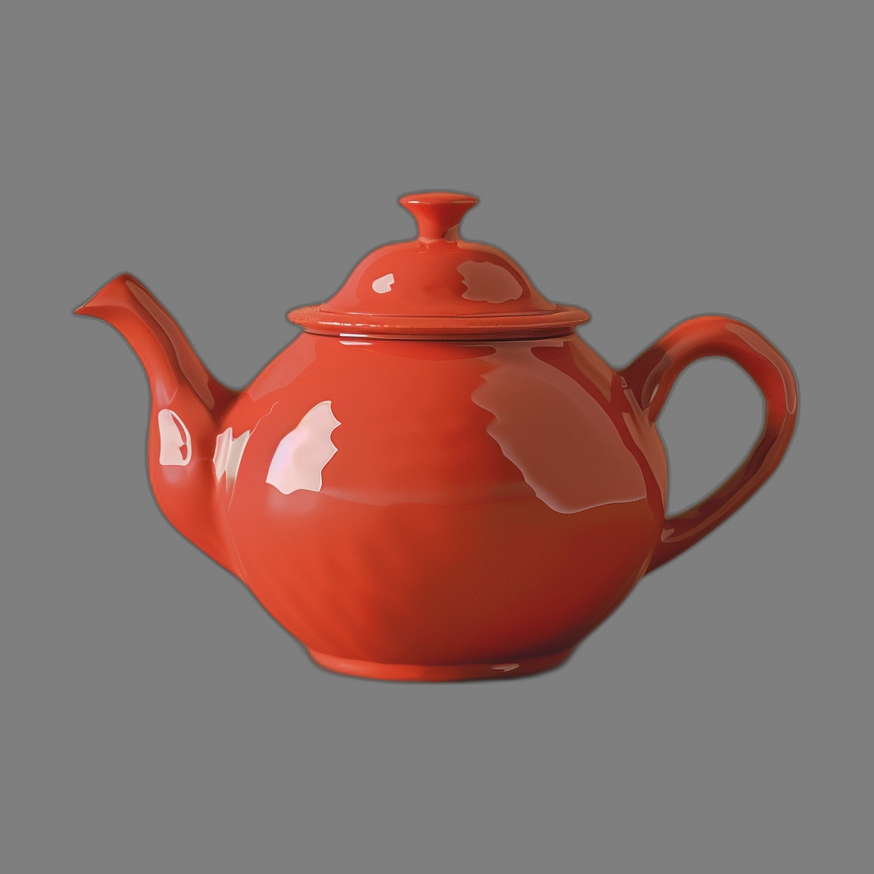
#> input picture examples/concepts/teapot.png, 874 x 874 px
$ python -i delight_pbr.py   (imports and definitions only)
#> lines starting #> are read from the running program, lines starting #| are printed output that depends on the picture; after the words box and inside, x2 and y2 are one past the last pixel; in counts of white or black regions, pixels touching at a corner belong together
#> further down, picture is the input picture: PIL image 874x874 RGB; mean R, G, B 137, 111.8, 107.5
"""Heuristicas PBR e extracao emissive do Forge3D Delight (CPU, 0 VRAM).

Suporta ``cv2`` + ``numpy`` nas venvs de inferencia e fallback Pillow puro.
"""

from __future__ import annotations

import colorsys
import statistics
from collections import deque
from typing import Any

from PIL import Image, ImageFilter

try:  # noqa: SIM105 - opcional no nucleo .venv sem numpy/cv2
    import cv2  # type: ignore[import-not-found]
    import numpy as np  # type: ignore[import-not-found]

    _TEM_CV2 = True
except ImportError:
    cv2 = None
    np = None
    _TEM_CV2 = False


def _mascara_foreground_cv2(arr: Any, alpha_min: int = 200) -> Any:
    """Detecta foreground mesmo em imagem opaca sobre fundo neutro uniforme."""
#> called with alpha_min = 200
    h, w = arr.shape[:2]
#> h = 874; w = 874
    if h <= 0 or w <= 0:
        raise ValueError(f"imagem invalida: {w}x{h}")
    alpha = arr[:, :, 3]
#> alpha: shape (874, 874); every value is 255
    fg = alpha >= alpha_min
#> fg: shape (874, 874) bool; every value is 1
    if int(alpha.min()) < 250:
        return fg

    rgb = arr[:, :, :3]
    c = max(1, min(8, min(h, w) // 16))
#> c = 8
    cantos = np.concatenate(
        [rgb[:c, :c].reshape(-1, 3), rgb[:c, -c:].reshape(-1, 3), rgb[-c:, :c].reshape(-1, 3), rgb[-c:, -c:].reshape(-1, 3)],
        axis=0,
    ).astype(np.float32)
#> cantos = 256 rows, first 8: [127, 127, 127], [127, 127, 127], [127, 127, 127], [127, 127, 127], [127, 127, 127], [127, 127, 127], [127, 127, 127], [127, 127, 127]
    bordas = np.concatenate([rgb[0, :], rgb[-1, :], rgb[:, 0], rgb[:, -1]], axis=0).astype(np.float32)
    bg_rgb = np.median(np.concatenate([cantos, bordas], axis=0), axis=0)
#> bg_rgb = [127, 127, 127]
    if float(np.percentile(np.linalg.norm(cantos - bg_rgb, axis=1), 90)) >= 20.0:
        return fg

    bg_cand = (np.linalg.norm(rgb.astype(np.float32) - bg_rgb, axis=2) < 14.0).astype(np.uint8)
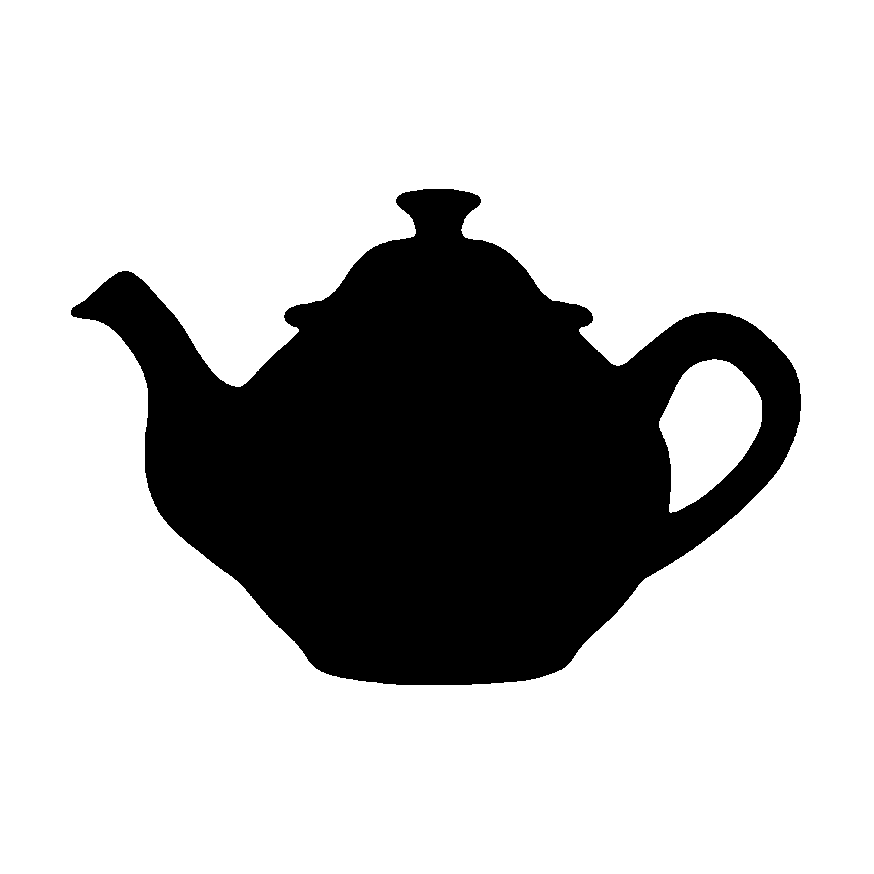
#> bg_cand: shape (874, 874); values 0 (black) and 1 (white), 74.6% white; 1 black region, box (x1, y1, x2, y2) and area: (71, 189, 801, 685) 194029
    n_labels, labels = cv2.connectedComponents(bg_cand, connectivity=4)
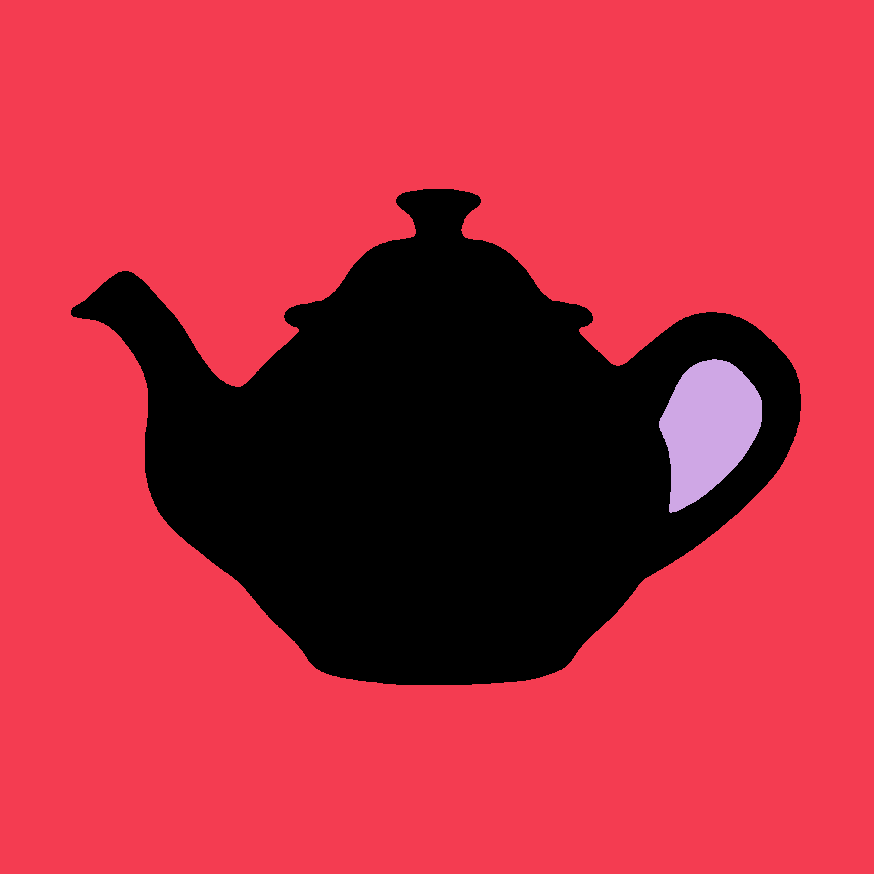
#> labels: shape (874, 874) int32; 3 distinct labels, from 0 to 2; one colour per label, 0 black
#> n_labels = 3
    if n_labels <= 1:
        return fg

    borda_ids = np.unique(np.concatenate([labels[0, :], labels[-1, :], labels[:, 0], labels[:, -1]]))
#> borda_ids = [1]
    borda_ids = borda_ids[borda_ids > 0]
    if len(borda_ids) == 0:
        return fg
    eh_bg_borda = np.zeros(n_labels, dtype=bool)
#> eh_bg_borda = [False, False, False]
    eh_bg_borda[borda_ids] = True
    return fg & (~eh_bg_borda[labels])
#> returned value: shape (874, 874) bool; 26.8% white; 1 white region, box (x1, y1, x2, y2) and area: (71, 189, 801, 685) 204424


# [45 lines left out: function _mascara_foreground_pil, not called in this run]


def _rgb_para_hsv_f32_np(rgb: Any) -> tuple[Any, Any, Any]:
    """Converte RGB uint8 para HSV float32 identico a ``colorsys.rgb_to_hsv``."""
    rf = rgb[:, :, 0].astype(np.float32)
    gf = rgb[:, :, 1].astype(np.float32)
    bf = rgb[:, :, 2].astype(np.float32)
    cmax = np.maximum(np.maximum(rf, gf), bf)
    cmin = np.minimum(np.minimum(rf, gf), bf)
    delta = cmax - cmin
    h_deg = np.zeros_like(cmax)
    mask = delta > 0.0
#> mask: shape (874, 874) bool; 25.3% white; 1 white region, box (x1, y1, x2, y2) and area: (71, 189, 801, 685) 193463
    d_safe = np.where(mask, delta, 1.0)
    r_max = mask & (cmax == rf)
    g_max = mask & (~r_max) & (cmax == gf)
#> g_max: shape (874, 874) bool; every value is 0
    b_max = mask & (~r_max) & (~g_max)
    h_deg = np.where(r_max, 60.0 * (((gf - bf) / d_safe) % 6.0), h_deg)
    h_deg = np.where(g_max, 60.0 * (((bf - rf) / d_safe) + 2.0), h_deg)
    h_deg = np.where(b_max, 60.0 * (((rf - gf) / d_safe) + 4.0), h_deg)
    s_u8 = np.where(cmax > 0.0, (delta / np.maximum(cmax, 1.0)) * 255.0, 0.0)
    return h_deg, s_u8, cmax


def _mapas_pbr_cv2(rgba: Image.Image) -> tuple[Image.Image, Image.Image]:
    arr = np.array(rgba.convert("RGBA"))
    rgb = arr[:, :, :3]
    fg = _mascara_foreground_cv2(arr)

    h_deg, s_u8, v_u8 = _rgb_para_hsv_f32_np(rgb)
    r_i = rgb[:, :, 0].astype(np.int32)
    g_i = rgb[:, :, 1].astype(np.int32)
    b_i = rgb[:, :, 2].astype(np.int32)
    l_u8 = ((r_i * 299 + g_i * 587 + b_i * 114 + 500) // 1000).astype(np.uint8)
    l_f32 = l_u8.astype(np.float32)
    cool_diff = b_i - r_i
    neutral_rg = np.abs(r_i - g_i)
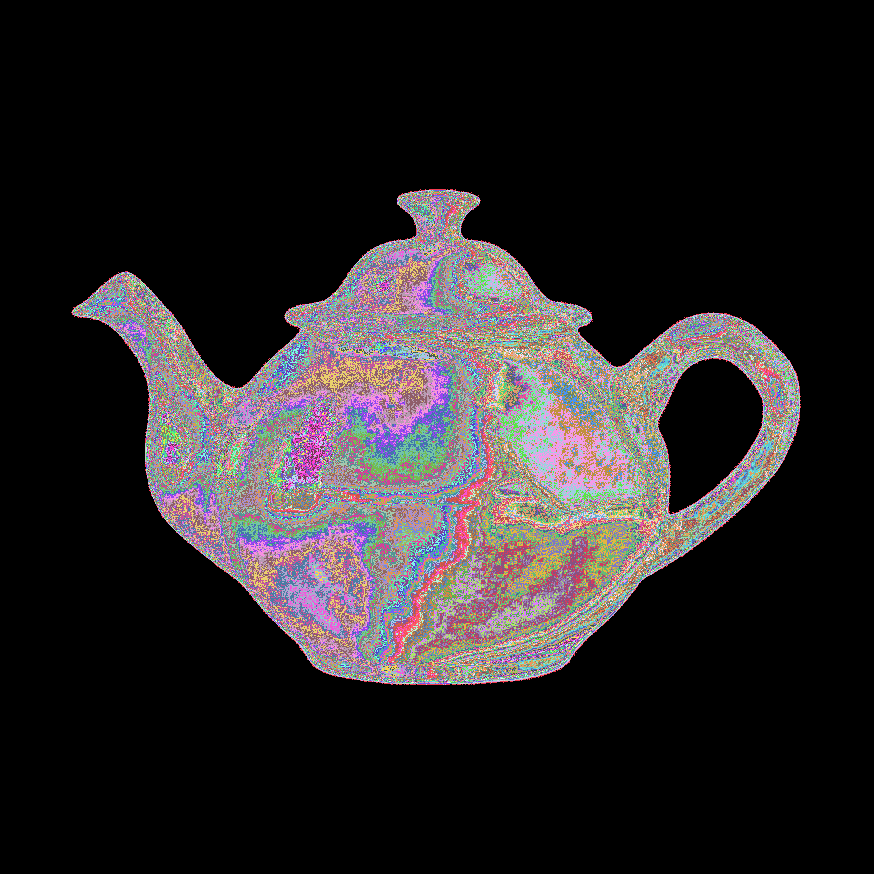
#> neutral_rg: shape (874, 874) int32; 166 distinct labels, from 0 to 165; one colour per label, 0 black

    # Estende luminancia da borda do foreground para fora, evitando falso contraste contra fundo cinza.
    h, w = l_u8.shape
#> h = 874; w = 874
    k = max(5, min(11, (min(h, w) // 48) | 1))
#> k = 11
    k_g = max(21, k)
#> k_g = 21
    k_fe = max(15, min(21, (min(h, w) // 8) | 1))
#> k_fe = 21
    if np.any(fg) and not np.all(fg):
        r_ext = max(3, k)
#> r_ext = 11
        kb = 2 * r_ext + 1
#> kb = 23
        fg_f = fg.astype(np.float32)
        soma_l = cv2.boxFilter(
            l_f32 * fg_f, -1, (kb, kb), normalize=False, borderType=cv2.BORDER_REPLICATE
        )
        soma_w = cv2.boxFilter(
            fg_f, -1, (kb, kb), normalize=False, borderType=cv2.BORDER_REPLICATE
        )
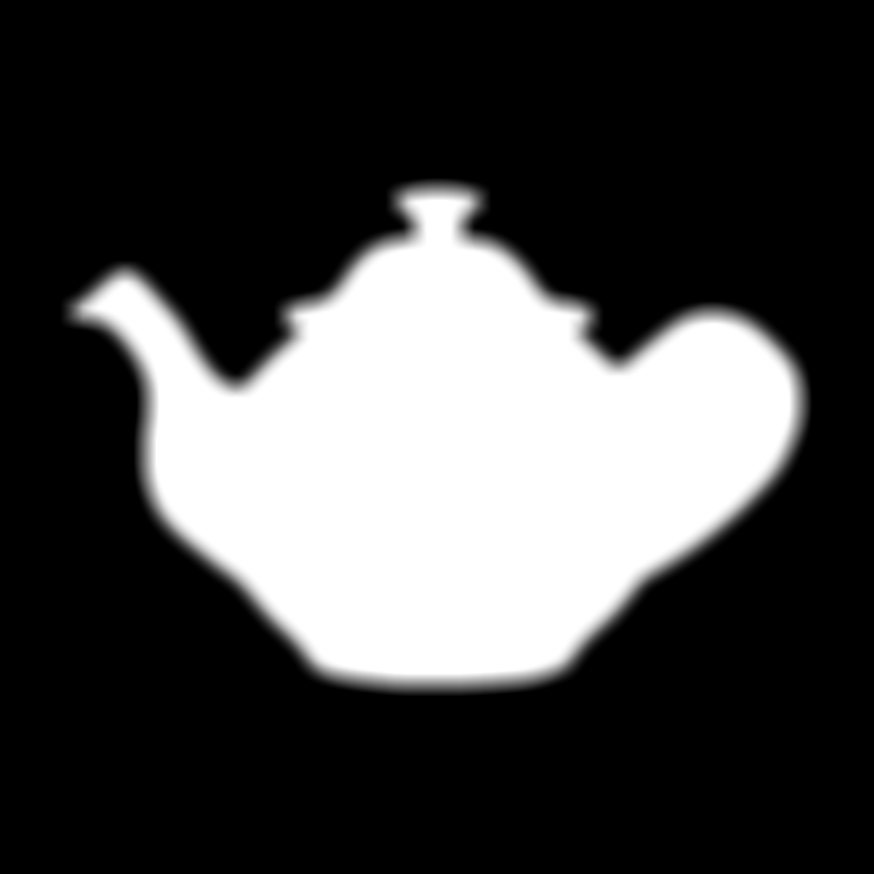
#> soma_w: shape (874, 874) float32; min 0, max 529, mean 141.6; drawn with min black and max white
        l_padrao = float(np.mean(l_f32[fg]))
#> l_padrao = 96.49
        l_ext = np.where(soma_w > 1e-4, np.rint(soma_l / np.maximum(soma_w, 1e-4)), l_padrao)
        l_contraste_u8 = np.clip(np.where(fg, l_f32, l_ext), 0, 255).astype(np.uint8)
    else:
        l_contraste_u8 = l_u8

    kernel = np.ones((k, k), dtype=np.uint8)
    kernel_g = np.ones((k_g, k_g), dtype=np.uint8)
    kernel_fe = np.ones((k_fe, k_fe), dtype=np.uint8)
    local_max = cv2.dilate(l_contraste_u8, kernel, borderType=cv2.BORDER_REPLICATE).astype(np.float32)
    local_min = cv2.erode(l_contraste_u8, kernel, borderType=cv2.BORDER_REPLICATE).astype(np.float32)
    local_range = local_max - local_min
    local_range_g = cv2.dilate(
        l_contraste_u8, kernel_g, borderType=cv2.BORDER_REPLICATE
    ).astype(np.float32) - cv2.erode(
        l_contraste_u8, kernel_g, borderType=cv2.BORDER_REPLICATE
    ).astype(np.float32)
    l_max_fe = cv2.dilate(l_contraste_u8, kernel_fe, borderType=cv2.BORDER_REPLICATE).astype(np.float32)
    l_min_fe = cv2.erode(l_contraste_u8, kernel_fe, borderType=cv2.BORDER_REPLICATE).astype(np.float32)
    l_range_fe = l_max_fe - l_min_fe
    base_ferro_f = (
        (l_contraste_u8 >= 36) & (l_contraste_u8 <= 82) & (s_u8 < 58.0) & (cool_diff >= -3)
    ).astype(np.float32)
#> base_ferro_f: shape (874, 874) float32; values 0 (black) and 1 (white), 0.47% white; 5 white regions (1 under 20 px), largest, box (x1, y1, x2, y2) and area: (426, 425, 799, 692) 3225, (617, 340, 653, 366) 211, (217, 375, 236, 387) 63, (462, 211, 475, 226) 60
    frac_base_ferro = cv2.boxFilter(
        base_ferro_f, -1, (k_fe, k_fe), normalize=True, borderType=cv2.BORDER_REPLICATE
    )

    prata = (s_u8 < 26.0) & (neutral_rg <= 6) & (local_min >= 52.0) & (cool_diff >= -6) & (
        ((l_f32 >= 95.0) & (l_f32 <= 240.0) & (local_range >= 42.0) & (local_max >= 175.0))
        | ((s_u8 < 18.0) & (l_f32 >= 160.0) & (l_f32 <= 192.0) & (cool_diff >= 4) & (neutral_rg <= 2) & (local_range_g >= 2.0))
    )
    gunmetal = (
        (s_u8 < 26.0) & (neutral_rg <= 6) & (l_f32 >= 55.0) & (l_f32 < 95.0)
        & (local_min >= 48.0) & (local_max >= 115.0) & (local_range >= 32.0)
    )
#> gunmetal: shape (874, 874) bool; 0% white in thin lines or dots, all inside (x1, y1, x2, y2) = (558, 655, 572, 669)
    tem_espec_fe = ((cool_diff >= 2) & (l_max_fe >= 72.0) & (l_range_fe >= 32.0)) | (
        (l_max_fe >= 96.0) & (l_range_fe >= 40.0)
    )
#> tem_espec_fe: shape (874, 874) bool; 14.1% white; 6 white regions (2 under 20 px), largest, box (x1, y1, x2, y2) and area: (108, 188, 807, 701) 105683, (66, 291, 111, 329) 1291, (218, 545, 253, 588) 774, (123, 335, 134, 347) 132
    ferro_escuro = (neutral_rg <= 6) & (cool_diff >= -3) & tem_espec_fe & (
        ((s_u8 < 48.0) & (l_f32 >= 26.0) & (l_f32 < 86.0) & (frac_base_ferro >= 0.20))
        | ((s_u8 < 42.0) & (l_f32 >= 86.0) & (l_f32 <= 215.0) & (local_min <= 62.0) & (frac_base_ferro >= 0.35))
    )
#> ferro_escuro: shape (874, 874) bool; 0.13% white; 2 white regions, box (x1, y1, x2, y2) and area: (654, 477, 776, 577) 696, (583, 591, 637, 648) 290
    # Exclui pele quente e ocre fosco sem realce especular para nao contaminar hints de metal.
    pele_quente = (h_deg < 28.0) & (s_u8 < 152.0)
#> pele_quente: shape (874, 874) bool; 77.6% white; 578 black regions (574 under 20 px), largest, box (x1, y1, x2, y2) and area: (76, 193, 797, 682) 169630, (180, 442, 186, 459) 58, (172, 418, 182, 429) 29, (181, 429, 187, 440) 25
    ouro = (~pele_quente) & (h_deg >= 36.0) & (h_deg <= 48.0) & (s_u8 >= 140.0) & (s_u8 <= 205.0) & (v_u8 >= 175.0) & (
        ((local_max >= 200.0) & (local_range >= 32.0))
        | (v_u8 >= 230.0)
        | (local_range >= 55.0)
        | ((s_u8 >= 160.0) & (s_u8 <= 192.0) & (v_u8 >= 208.0) & (local_range <= 8.0))
    )
    bronze = (~pele_quente) & (h_deg >= 16.0) & (h_deg <= 34.0) & (s_u8 >= 115.0) & (s_u8 <= 195.0) & (v_u8 >= 145.0) & (
        (local_max >= 195.0) & (local_range >= 58.0)
    )
    metal = (prata | gunmetal | ferro_escuro | ouro | bronze) & fg
#> metal: shape (874, 874) bool; 0.03% white in thin lines or dots, all inside (x1, y1, x2, y2) = (558, 483, 768, 669)

    l_fe_clamped = np.clip(l_f32 - 30.0, 0.0, 56.0)
    metallic = np.zeros((h, w), dtype=np.uint8)
    metallic[metal] = np.clip(np.rint(205.0 + (l_f32 - 95.0) * 0.14), 198.0, 230.0).astype(np.uint8)[metal]
    metallic[ferro_escuro & fg] = np.clip(
        np.rint(188.0 + l_fe_clamped * 0.60), 188.0, 222.0
    ).astype(np.uint8)[ferro_escuro & fg]
#> metallic: shape (874, 874); min 0, max 222, mean 0.1
    metallic[gunmetal & fg] = np.clip(np.rint(195.0 + (l_f32 - 50.0) * 0.35), 192.0, 218.0).astype(np.uint8)[gunmetal & fg]
#> metallic: shape (874, 874); min 0, max 222, mean 0.1
    metallic[bronze & fg] = 208
    metallic[ouro & fg] = 218

    roughness = np.full((h, w), 209, dtype=np.uint8)
    roughness[fg] = np.clip(np.rint(218.0 - 0.12 * v_u8), 185.0, 224.0).astype(np.uint8)[fg]
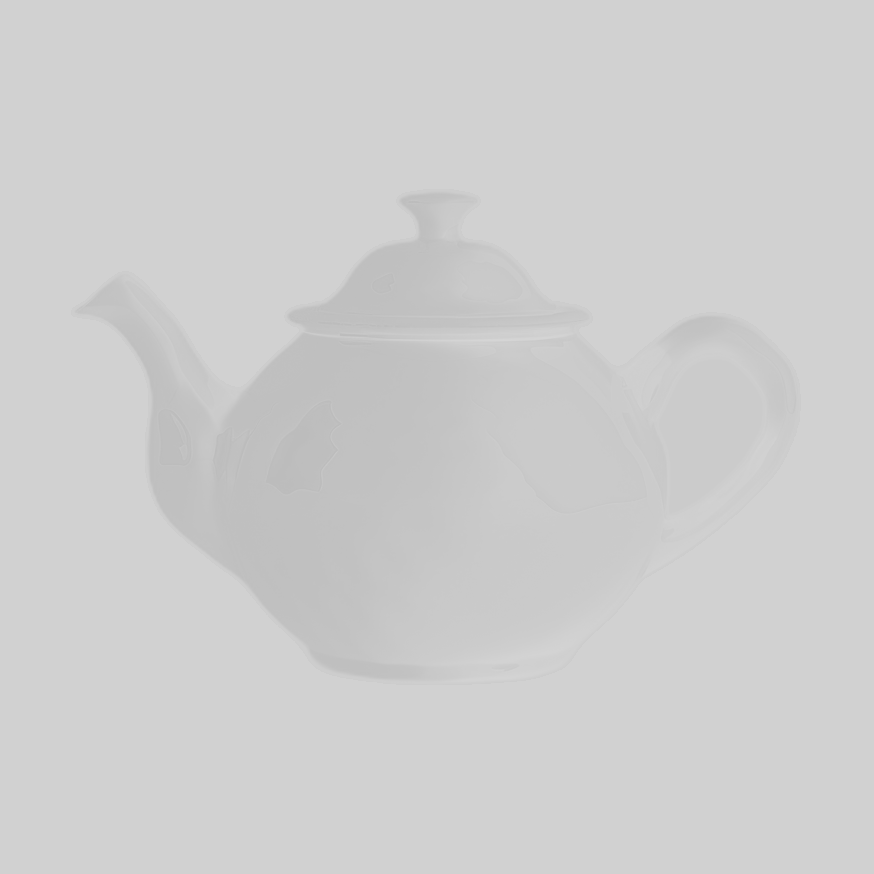
#> roughness: shape (874, 874); min 188, max 213, mean 206.1
    roughness[fg & (~metal) & (s_u8 < 55.0) & (v_u8 >= 160.0) & (local_min >= 145.0)] = 160
#> roughness: shape (874, 874); 0.41% of pixels changed, all inside (x1, y1, x2, y2) = (163, 283, 385, 488)
    roughness[fg & (~metal) & (s_u8 >= 65.0) & (v_u8 >= 55.0) & (local_range >= 22.0)] = 158
    roughness[fg & (~metal) & (h_deg >= 1.5) & (h_deg <= 42.0) & (s_u8 >= 30.0) & (s_u8 <= 195.0) & (v_u8 >= 30.0) & (v_u8 <= 240.0)] = 140
    roughness[metal] = np.clip(np.rint(95.0 - (l_f32 / 255.0) * 26.0), 64.0, 97.0).astype(np.uint8)[metal]
    roughness[gunmetal & fg] = np.clip(np.rint(96.0 - (l_f32 / 255.0) * 28.0), 68.0, 94.0).astype(np.uint8)[gunmetal & fg]
    roughness[ferro_escuro & fg] = np.clip(
        np.rint(94.0 - l_fe_clamped * 0.50), 66.0, 94.0
    ).astype(np.uint8)[ferro_escuro & fg]
    roughness[bronze & fg] = np.clip(np.rint(102.0 - (l_f32 / 255.0) * 28.0), 64.0, 105.0).astype(np.uint8)[bronze & fg]

    return Image.fromarray(metallic, mode="L"), Image.fromarray(roughness, mode="L")


# [124 lines left out: function _mapas_pbr_pil, not called in this run]


def estimar_mapas_pbr(img_rgba: Image.Image) -> tuple[Image.Image, Image.Image]:
    """Gera mascaras ``(metallic, roughness)`` em ``L`` para o bake Camera UV."""
    if _TEM_CV2:
        return _mapas_pbr_cv2(img_rgba)
    return _mapas_pbr_pil(img_rgba)


# [125 lines left out: functions _emissive_cv2, _emissive_pil, extrair_emissive, not called in this run]

>>> from PIL import Image
>>> picture = Image.open('../examples/concepts/teapot.png')
>>> result = estimar_mapas_pbr(picture)
